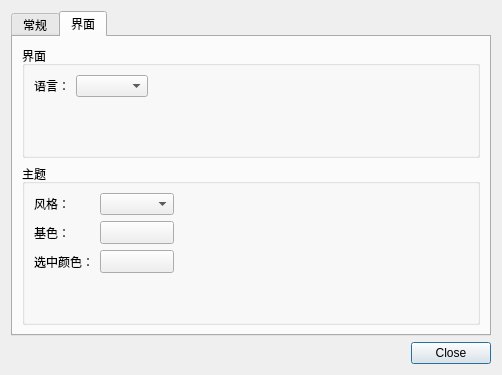
<?xml version="1.0" encoding="UTF-8"?>
<ui version="4.0">
 <class>PreferencesDialog</class>
 <widget class="QDialog" name="PreferencesDialog">
  <property name="geometry">
   <rect>
    <x>0</x>
    <y>0</y>
    <width>502</width>
    <height>375</height>
   </rect>
  </property>
  <property name="windowTitle">
   <string>Dialog</string>
  </property>
  <property name="modal">
   <bool>false</bool>
  </property>
  <layout class="QVBoxLayout" name="verticalLayout">
   <item>
    <widget class="QTabWidget" name="tabWidget">
     <property name="currentIndex">
      <number>1</number>
     </property>
     <widget class="QWidget" name="general_tab">
      <attribute name="title">
       <string>常规</string>
      </attribute>
      <layout class="QVBoxLayout" name="verticalLayout_2">
       <item>
        <widget class="QGroupBox" name="load_and_save_groupbox">
         <property name="title">
          <string>保存和加载</string>
         </property>
         <layout class="QGridLayout" name="gridLayout">
          <item row="0" column="1">
           <widget class="QComboBox" name="recrnt_pros_num_combobox">
            <item>
             <property name="text">
              <string>10</string>
             </property>
            </item>
            <item>
             <property name="text">
              <string>20</string>
             </property>
            </item>
            <item>
             <property name="text">
              <string>30</string>
             </property>
            </item>
            <item>
             <property name="text">
              <string>40</string>
             </property>
            </item>
            <item>
             <property name="text">
              <string>50</string>
             </property>
            </item>
           </widget>
          </item>
          <item row="3" column="0">
           <spacer name="verticalSpacer">
            <property name="orientation">
             <enum>Qt::Vertical</enum>
            </property>
            <property name="sizeHint" stdset="0">
             <size>
              <width>20</width>
              <height>40</height>
             </size>
            </property>
           </spacer>
          </item>
          <item row="1" column="0">
           <widget class="QCheckBox" name="auto_save_checkbox">
            <property name="text">
             <string>每隔</string>
            </property>
           </widget>
          </item>
          <item row="0" column="0">
           <widget class="QLabel" name="label">
            <property name="text">
             <string>最近打开的项目列表：</string>
            </property>
           </widget>
          </item>
          <item row="1" column="1">
           <widget class="QComboBox" name="interval_combobox">
            <item>
             <property name="text">
              <string>2</string>
             </property>
            </item>
            <item>
             <property name="text">
              <string>3</string>
             </property>
            </item>
            <item>
             <property name="text">
              <string>5</string>
             </property>
            </item>
            <item>
             <property name="text">
              <string>8</string>
             </property>
            </item>
            <item>
             <property name="text">
              <string>10</string>
             </property>
            </item>
            <item>
             <property name="text">
              <string>15</string>
             </property>
            </item>
           </widget>
          </item>
          <item row="1" column="2">
           <widget class="QLabel" name="label_2">
            <property name="text">
             <string>分钟保存正在编辑的项目</string>
            </property>
            <property name="textFormat">
             <enum>Qt::AutoText</enum>
            </property>
           </widget>
          </item>
          <item row="1" column="4">
           <spacer name="horizontalSpacer_2">
            <property name="orientation">
             <enum>Qt::Horizontal</enum>
            </property>
            <property name="sizeHint" stdset="0">
             <size>
              <width>40</width>
              <height>20</height>
             </size>
            </property>
           </spacer>
          </item>
         </layout>
        </widget>
       </item>
      </layout>
     </widget>
     <widget class="QWidget" name="interface_tab">
      <attribute name="title">
       <string>界面</string>
      </attribute>
      <layout class="QVBoxLayout" name="verticalLayout_3">
       <item>
        <widget class="QGroupBox" name="interface_groupbox">
         <property name="title">
          <string>界面</string>
         </property>
         <layout class="QGridLayout" name="gridLayout_2">
          <item row="0" column="1">
           <widget class="QComboBox" name="language_combobox"/>
          </item>
          <item row="0" column="2">
           <spacer name="horizontalSpacer">
            <property name="orientation">
             <enum>Qt::Horizontal</enum>
            </property>
            <property name="sizeHint" stdset="0">
             <size>
              <width>40</width>
              <height>20</height>
             </size>
            </property>
           </spacer>
          </item>
          <item row="0" column="0">
           <widget class="QLabel" name="label_3">
            <property name="text">
             <string>语言：</string>
            </property>
           </widget>
          </item>
          <item row="1" column="1">
           <spacer name="verticalSpacer_2">
            <property name="orientation">
             <enum>Qt::Vertical</enum>
            </property>
            <property name="sizeHint" stdset="0">
             <size>
              <width>20</width>
              <height>40</height>
             </size>
            </property>
           </spacer>
          </item>
         </layout>
        </widget>
       </item>
       <item>
        <widget class="QGroupBox" name="theme_groupbox">
         <property name="title">
          <string>主题</string>
         </property>
         <layout class="QGridLayout" name="gridLayout_3">
          <item row="0" column="0">
           <widget class="QLabel" name="label_4">
            <property name="text">
             <string>风格：</string>
            </property>
           </widget>
          </item>
          <item row="0" column="3">
           <spacer name="horizontalSpacer_3">
            <property name="orientation">
             <enum>Qt::Horizontal</enum>
            </property>
            <property name="sizeHint" stdset="0">
             <size>
              <width>40</width>
              <height>20</height>
             </size>
            </property>
           </spacer>
          </item>
          <item row="1" column="0">
           <widget class="QLabel" name="label_5">
            <property name="text">
             <string>基色：</string>
            </property>
           </widget>
          </item>
          <item row="0" column="2">
           <widget class="QComboBox" name="style_combobox"/>
          </item>
          <item row="2" column="2">
           <widget class="ColorButton" name="selection_color_btn">
            <property name="minimumSize">
             <size>
              <width>74</width>
              <height>0</height>
             </size>
            </property>
            <property name="text">
             <string/>
            </property>
           </widget>
          </item>
          <item row="2" column="0">
           <widget class="QLabel" name="label_6">
            <property name="text">
             <string>选中颜色：</string>
            </property>
           </widget>
          </item>
          <item row="1" column="2" colspan="2">
           <widget class="ColorButton" name="base_color_btn">
            <property name="minimumSize">
             <size>
              <width>74</width>
              <height>0</height>
             </size>
            </property>
            <property name="text">
             <string/>
            </property>
            <property name="arrowType">
             <enum>Qt::NoArrow</enum>
            </property>
           </widget>
          </item>
          <item row="3" column="2">
           <spacer name="verticalSpacer_3">
            <property name="orientation">
             <enum>Qt::Vertical</enum>
            </property>
            <property name="sizeHint" stdset="0">
             <size>
              <width>20</width>
              <height>40</height>
             </size>
            </property>
           </spacer>
          </item>
         </layout>
        </widget>
       </item>
      </layout>
     </widget>
    </widget>
   </item>
   <item>
    <widget class="QDialogButtonBox" name="buttonBox">
     <property name="standardButtons">
      <set>QDialogButtonBox::Close</set>
     </property>
    </widget>
   </item>
  </layout>
 </widget>
 <customwidgets>
  <customwidget>
   <class>ColorButton</class>
   <extends>QToolButton</extends>
   <header>colorbutton.h</header>
  </customwidget>
 </customwidgets>
 <resources/>
 <connections/>
</ui>
